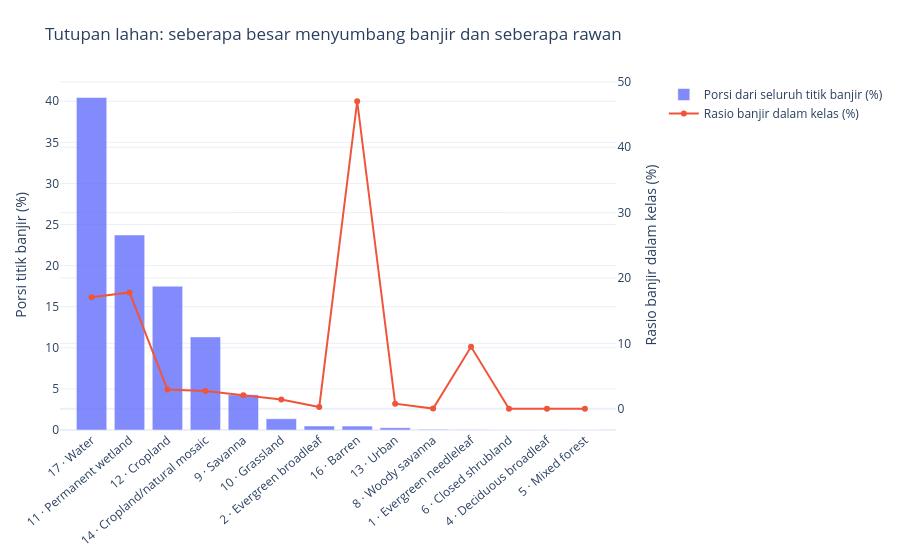

The cell this chart's notebook holds for it:
### Markdown cell above
### Visualisasi 4: Komposisi tutupan lahan (bar chart dengan rasio banjir)

### Code cell
# Nama kelas mengikuti skema IGBP MODIS 
NAMA_LANDCOVER = {
    1: "Evergreen needleleaf", 2: "Evergreen broadleaf", 3: "Deciduous needleleaf", 4: "Deciduous broadleaf",
    5: "Mixed forest", 6: "Closed shrubland", 7: "Open shrubland", 8: "Woody savanna", 9: "Savanna",
    10: "Grassland", 11: "Permanent wetland", 12: "Cropland", 13: "Urban", 14: "Cropland/natural mosaic",
    15: "Snow/ice", 16: "Barren", 17: "Water",
}

komposisi = (
    df.group_by("landcover")
    .agg(
        pl.len().alias("n_titik"),
        pl.col("target").sum().alias("titik_banjir"),
        (pl.col("target").mean() * 100).alias("rasio_pct"),
    )
    .with_columns((pl.col("titik_banjir") / pl.col("titik_banjir").sum() * 100).alias("porsi_banjir_pct"))
    .sort("titik_banjir", descending=True)
)
baris = komposisi.to_dicts()
label_x = [f"{b['landcover']} · {NAMA_LANDCOVER.get(b['landcover'], '?')}" for b in baris]

fig4 = make_subplots(specs=[[{"secondary_y": True}]])
fig4.add_trace(go.Bar(
    x=label_x, y=[b["porsi_banjir_pct"] for b in baris], name="Porsi dari seluruh titik banjir (%)",
    customdata=[[b["n_titik"], b["titik_banjir"]] for b in baris], opacity=0.8,
    hovertemplate="%{x}<br>Porsi titik banjir: %{y:.1f}%<br>Titik: %{customdata[0]:,}<br>Titik banjir: %{customdata[1]:,}<extra></extra>",
), secondary_y=False)
fig4.add_trace(go.Scatter(
    x=label_x, y=[b["rasio_pct"] for b in baris], name="Rasio banjir dalam kelas (%)", mode="lines+markers",
    hovertemplate="%{x}<br>Rasio banjir: %{y:.2f}%<extra></extra>",
), secondary_y=True)
fig4.update_yaxes(title_text="Porsi titik banjir (%)", secondary_y=False)
fig4.update_yaxes(title_text="Rasio banjir dalam kelas (%)", secondary_y=True)
fig4.update_layout(title="Tutupan lahan: seberapa besar menyumbang banjir dan seberapa rawan", xaxis_tickangle=-40)
tampilkan(fig4, "eda_04_tutupan_lahan")

### Figure 1 — Plotly figure (JSON) as saved in the notebook; plotly's stock layout.template omitted (floating-point values rounded to 4 significant figures)
{"data": [{"customdata": [[109903, 18752], [61808, 10997], [275882, 8111], [193281, 5249], [96825, 1985], [45311, 635], [83259, 225], [472, 222], [16419, 127], [142053, 36], [169, 16], [32, 0], [89, 0], [298, 0]], "hovertemplate": "%{x}<br>Porsi titik banjir: %{y:.1f}%<br>Titik: %{customdata[0]:,}<br>Titik banjir: %{customdata[1]:,}<extra></extra>", "name": "Porsi dari seluruh titik banjir (%)", "opacity": 0.8, "type": "bar", "x": ["17 · Water", "11 · Permanent wetland", "12 · Cropland", "14 · Cropland/natural mosaic", "9 · Savanna", "10 · Grassland", "2 · Evergreen broadleaf", "16 · Barren", "13 · Urban", "8 · Woody savanna", "1 · Evergreen needleleaf", "6 · Closed shrubland", "4 · Deciduous broadleaf", "5 · Mixed forest"], "xaxis": "x", "y": [40.45, 23.72, 17.5, 11.32, 4.282, 1.37, 0.4854, 0.4789, 0.274, 0.07766, 0.03452, 0, 0, 0], "yaxis": "y"}, {"hovertemplate": "%{x}<br>Rasio banjir: %{y:.2f}%<extra></extra>", "mode": "lines+markers", "name": "Rasio banjir dalam kelas (%)", "type": "scatter", "x": ["17 · Water", "11 · Permanent wetland", "12 · Cropland", "14 · Cropland/natural mosaic", "9 · Savanna", "10 · Grassland", "2 · Evergreen broadleaf", "16 · Barren", "13 · Urban", "8 · Woody savanna", "1 · Evergreen needleleaf", "6 · Closed shrubland", "4 · Deciduous broadleaf", "5 · Mixed forest"], "xaxis": "x", "y": [17.06, 17.79, 2.94, 2.716, 2.05, 1.401, 0.2702, 47.03, 0.7735, 0.02534, 9.467, 0, 0, 0], "yaxis": "y2"}], "layout": {"margin": {"b": 60, "l": 60, "r": 30, "t": 80}, "title": {"text": "Tutupan lahan: seberapa besar menyumbang banjir dan seberapa rawan"}, "xaxis": {"anchor": "y", "domain": [0, 0.94], "tickangle": -40}, "yaxis": {"anchor": "x", "domain": [0, 1], "title": {"text": "Porsi titik banjir (%)"}}, "yaxis2": {"anchor": "x", "overlaying": "y", "side": "right", "title": {"text": "Rasio banjir dalam kelas (%)"}}}}
